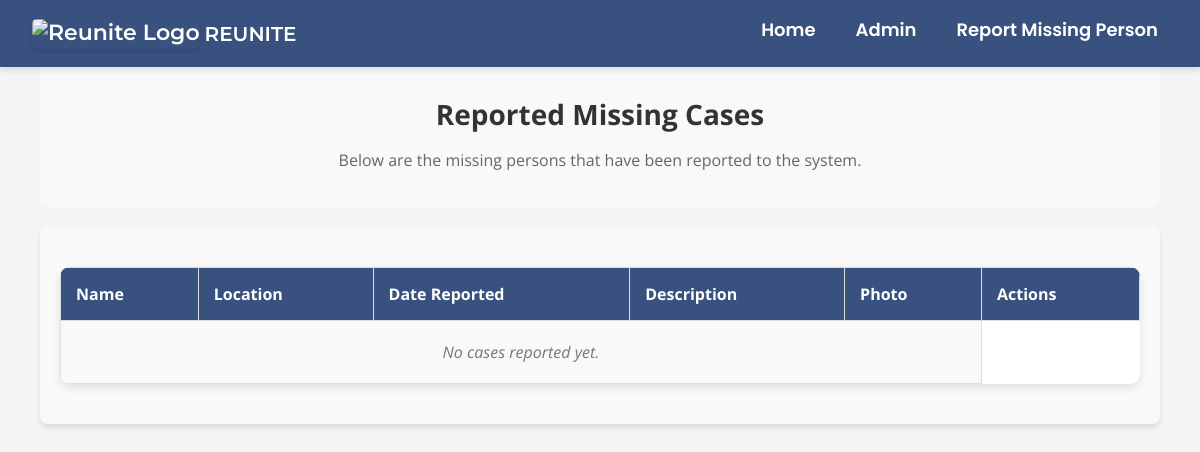
Before: /admin_interface/reported_cases/ with the older database file.
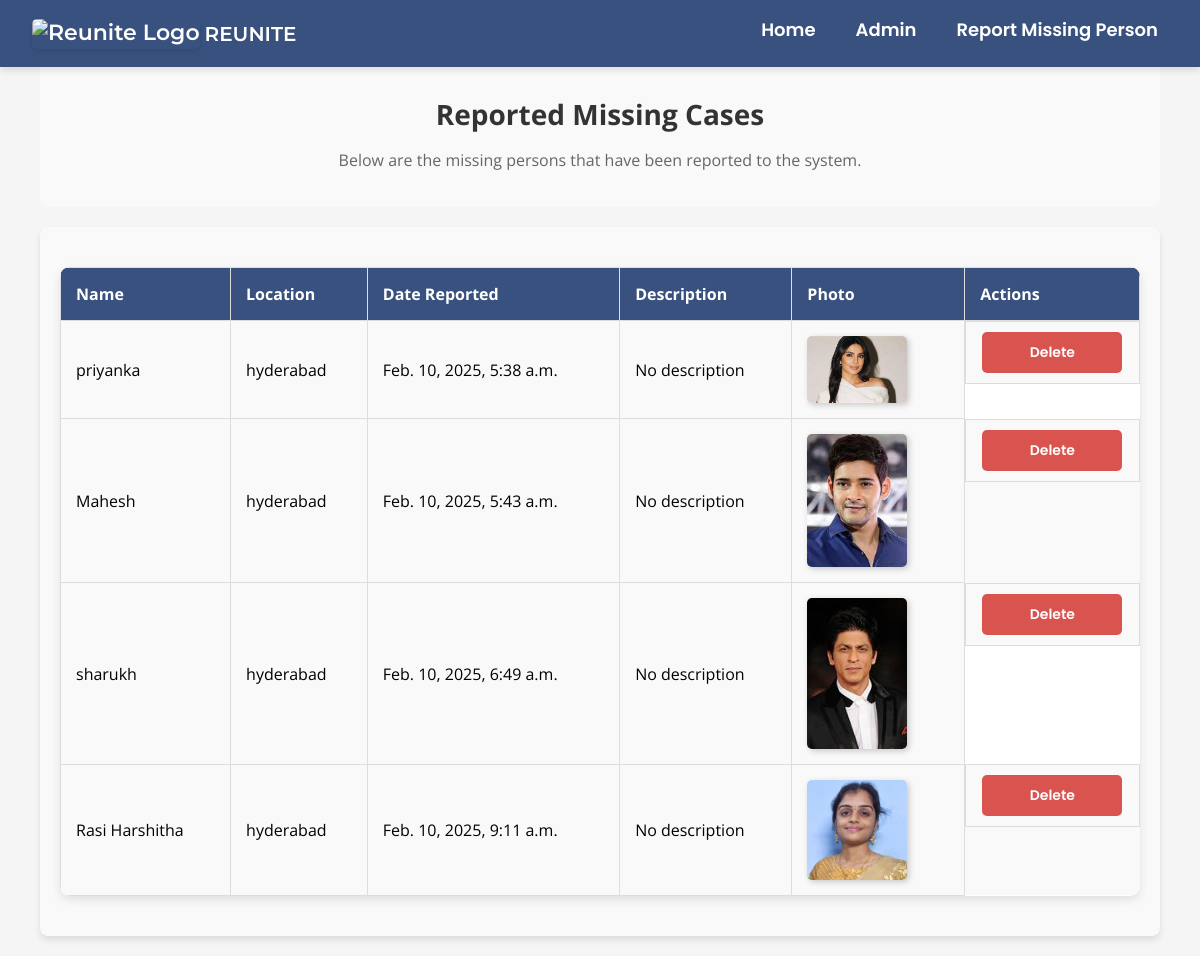
After: the same page with the newer database file.
### user/models.py (models this page shows, shortened)
class ReportedCase(models.Model):
    name = models.CharField(max_length=100)
    location = models.CharField(max_length=255)
    photo = models.ImageField(upload_to='reported_images/')
    reported_date = models.DateTimeField(auto_now_add=True)
    description = models.CharField(max_length=255, default='No description')

### admin_interface/views.py (the view, shortened to what this page needs)
# urls.py: path('reported_cases/', views.reported_cases, name='reported_cases'),
def reported_cases(request):
    cases = ReportedCase.objects.all()
    return render(request, 'admin_interface/reported_cases.html', {'cases': cases})

### admin_interface/templates/admin_interface/reported_cases.html (shortened to what this page needs)
{% extends 'user/base.html' %}
{% load static %}
{% block content %}
<div class="rep-container">
    <h1>Reported Missing Cases</h1>
    <p>Below are the missing persons that have been reported to the system.</p>
</div>
<div class="rep-table">
    <table>
        <thead>
            <tr>
                <th>Name</th>
                <th>Location</th>
                <th>Date Reported</th>
                <th>Description</th>
                <th>Photo</th>
                <th>Actions</th>
            </tr>
        </thead>
        <tbody>
            {% for case in cases %}
                <tr>
                    <td>{{case.name}}</td>
                    <td>{{ case.location }}</td>
                    <td>{{ case.reported_date}}</td>
                    <td>{{ case.description }}</td>
                    <td>
                        {% if case.photo %}
                            <img src="{{ case.photo.url }}" alt="Case Photo" width="100">
                        {% else %}
                            No Photo
                        {% endif %}
                    </td>
                    <td class="actions">
                        <form method="POST" action="{% url 'admin_interface:delete_case' case.id 'reported' %}">
                            <button type="submit" class="btn btn-danger" onclick="return confirm('Are you sure you want to delete this case?');">Delete</button>
                        </form>
                    </td>
                </tr>
            {% empty %}
                <tr>
                    <td colspan="5" class="empty-message">No cases reported yet.</td>
                </tr>
            {% endfor %}
        </tbody>
    </table>
</div>
{% endblock %}

### user/templates/user/base.html (shortened to what this page needs)
{% load static %}
<!DOCTYPE html>
<html lang="en">
<head>
    <link rel="stylesheet" href="{% static 'css/styles.css' %}">
</head>
    <header>
        <div class="logo-container">
            <img src="{% static 'images/logo.webp' %}" alt="Reunite Logo" class="logo img">
            <span class="brand-name">REUNITE</span>
        </div>
        <nav>
            <ul>
                <li><a href="{% url 'home' %}">Home</a></li>
                <li>
                    <a href="{% url 'admin_interface:admin_login' %}">Admin</a>
                    </li>
                <li><a href="{% url 'report_missing_person' %}">Report Missing Person</a></li>
            </ul>
        </nav>
    </header>
    <body>
        <main>
    {% block content %}
    {% endblock %}
        </main>
</body>
</html>

Changed rows visible on the page:
added ReportedCase: name "priyanka", location "hyderabad", reported_date "Feb. 10, 2025, 5:38 a.m.", description "No description", photo (picture)
added ReportedCase: name "Mahesh", location "hyderabad", reported_date "Feb. 10, 2025, 5:43 a.m.", description "No description", photo (picture)
added ReportedCase: name "sharukh", location "hyderabad", reported_date "Feb. 10, 2025, 6:49 a.m.", description "No description", photo (picture)
added ReportedCase: name "Rasi Harshitha", location "hyderabad", reported_date "Feb. 10, 2025, 9:11 a.m.", description "No description", photo (picture)
Other visible differences:
text no longer shown: "No cases reported yet."
